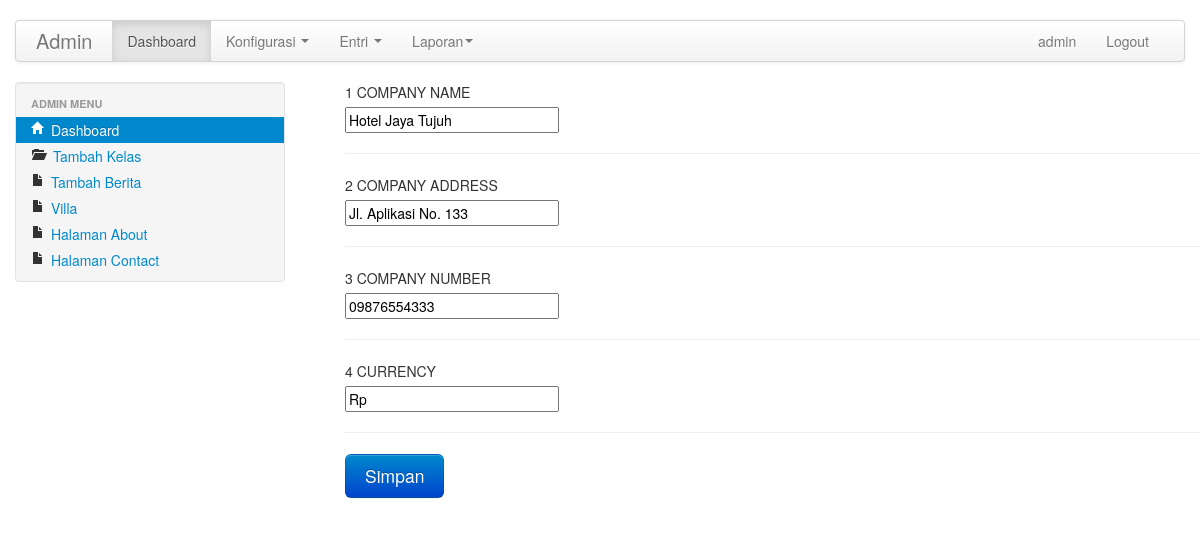
The app's page /admin/index.php?p=appconfig (signed in) with its own data.
### tables this page shows
CREATE TABLE IF NOT EXISTS `options` (
  `idoptions` int(10) NOT NULL AUTO_INCREMENT,
  `options_name` varchar(40) NOT NULL,
  `value` varchar(255) NOT NULL,
  PRIMARY KEY (`idoptions`)
);

### admin/pages/appconfig.php (the view, shortened to what this page needs)
<div class="span9">
<fieldset>
<form action="" method="post" id="edit-profile" class="form-horizontal">
<?php
$q=mysql_query("Select * from options");
$i=0;
while($r=mysql_fetch_array($q))
{
	$i=$i+1;
?>
<label><?php echo $i." "; ?> <?php echo strtoupper(str_replace("_"," ",$r['options_name'])); ?></label>
<input name="config[]" value="<?php echo $r['value']; ?>"><hr>
<?php
}
?>
<input type="submit" class="btn btn-primary btn-large" value="Simpan" name="button">
</form>
</fieldset>
</div>

### admin/css/site.css (style rules this page uses)
body { padding-top:20px; padding-bottom:20px; }

### records on screen
options: options_name "COMPANY NAME", value "Hotel Jaya Tujuh"
options: options_name "COMPANY ADDRESS", value "Jl. Aplikasi No. 133"
options: options_name "COMPANY NUMBER", value "09876554333"
options: options_name "CURRENCY", value "Rp"

### other values on screen
$_SESSION['user'] "admin"
